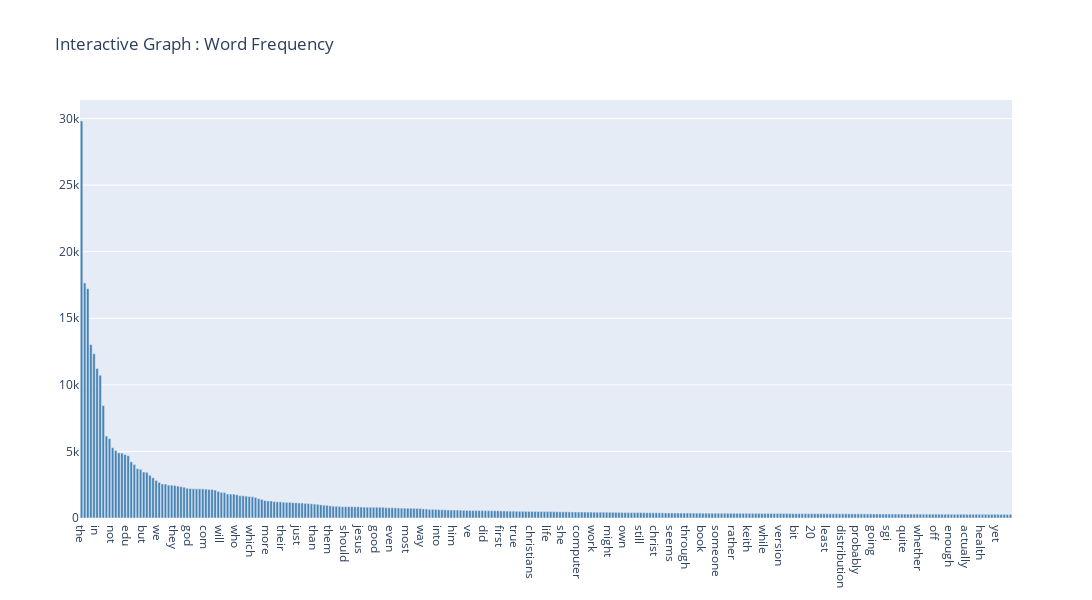

Here is the notebook cell this chart was saved with:
### Code cell
import plotly.express as px
import plotly.graph_objects as go
from plotly.subplots import make_subplots

fig = make_subplots(rows=1, cols=1)
fig.add_trace(
    go.Bar(x=df_count_300['word'],y=df_count_300['count'], marker_color='steelblue'),
    row=1,col=1  
)

fig.update_layout(legend=dict(
    orientation="h",
    xanchor="right",x=1),
    height=600, width=3000, title_text="Interactive Graph : Word Frequency")
fig.show()

### Figure 1 — Plotly figure (JSON) as saved in the notebook; plotly's stock layout.template omitted (floating-point values rounded to 4 significant figures; data arrays with more than 128 entries replaced by an {"elided": "..."} marker saying what was removed)
{"data": [{"marker": {"color": "steelblue"}, "type": "bar", "x": {"elided": "300 str values"}, "xaxis": "x", "y": {"elided": "300 int values"}, "yaxis": "y"}], "layout": {"height": 600, "legend": {"orientation": "h", "x": 1, "xanchor": "right"}, "title": {"text": "Interactive Graph : Word Frequency"}, "width": 3000, "xaxis": {"anchor": "y", "domain": [0, 1]}, "yaxis": {"anchor": "x", "domain": [0, 1]}}}
